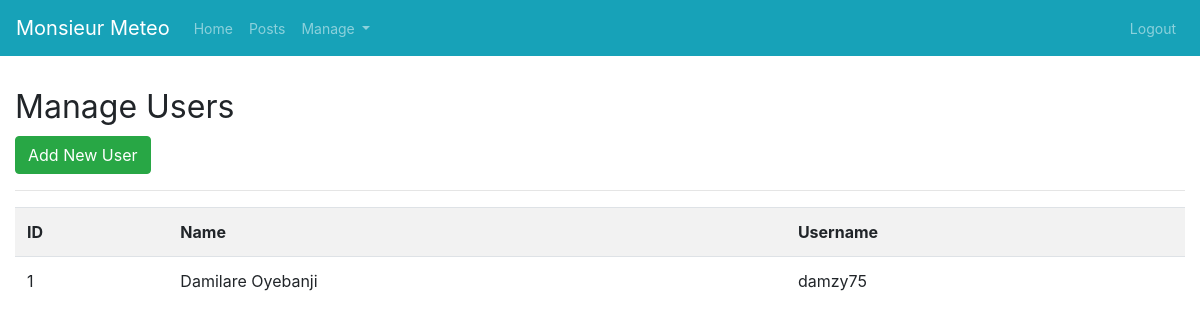
The app's page /users (signed in) with its own data.
### app.py (models this page shows)
class Users(db.Model):
    id =db.Column(db.Integer, primary_key=True)
    name = db.Column(db.String(100))
    username = db.Column(db.String(50), unique=True, nullable=False)
    email = db.Column(db.String(100), nullable=False)
    password = db.Column(db.String(60), nullable=False)
    create_date = db.Column(db.DateTime, nullable=False)

### app.py (the view)
@app.route('/users')
@is_logged_in
def users():
    users = Users.query.all()
    if len(users) > 0:
        return render_template('users.html', users=users)
    else:
        msg = 'No Users Found'
        return render_template('users.html', msg=msg)

### app.py (called while the page is built)
def is_logged_in(f):
    @wraps(f)
    def wrap(*args, **kwargs):
        if 'logged_in' in session:
            return f(*args, **kwargs)
        else:
            flash('Unathorized! Please login', 'danger')
            return redirect(url_for('login'))
    return wrap

### templates/users.html
{% extends 'layout.html' %}
{% block body %}
<div class="container-fluid">
   <h1><small>Manage Users</small></h1>
   <a class="btn btn-success" href="/add_user">Add New User </a>
   <hr>
   <table class="table table-striped">
    <tr>
      <th>ID</th>
      <th>Name</th>
      <th>Username</th>
    </tr>
    {% for user in users %}
    <tr>
      <td> {{user.id}} </td>
      <td> {{user.name}} </td>
      <td> {{user.username}} </td>
    </tr>
    {% endfor %}
   </table>
</div>
{% endblock %}

### records on screen
Users: id "1", name "Damilare Oyebanji", username "damzy75"
